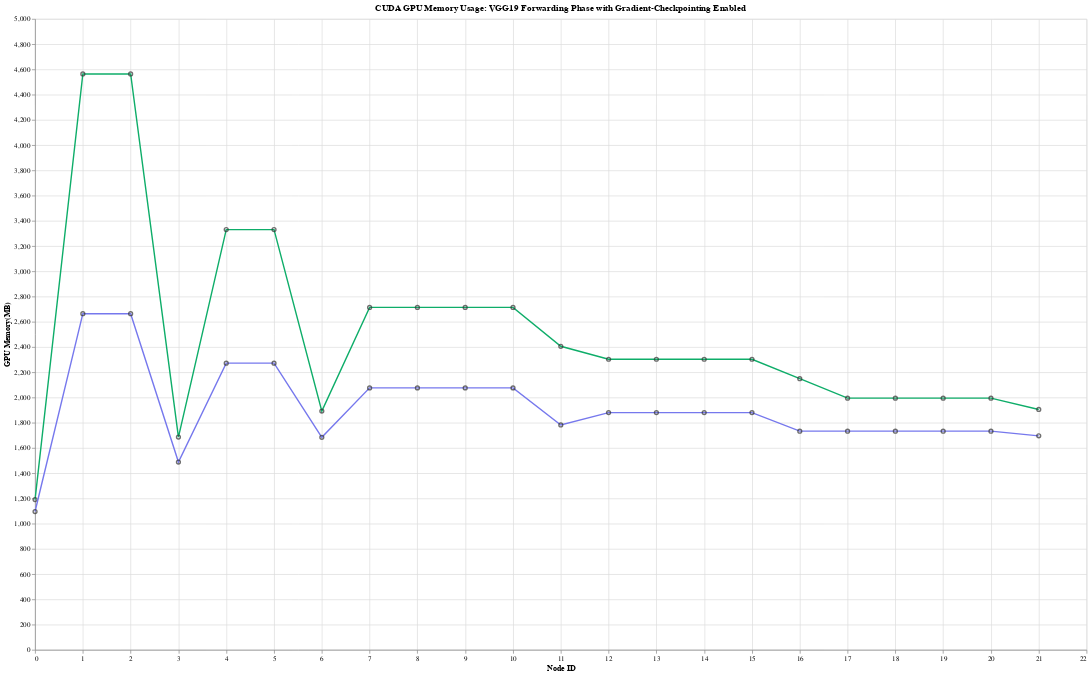

Here is the notebook cell this chart was saved with:
### Code cell
import altair as alt
import pandas as pd


total = [
    {"node_id": 0, "gpu_mem_mb": 1738.69}, # before forwarding.
    {"node_id": 1, "gpu_mem_mb": 6755.65},
    {"node_id": 2, "gpu_mem_mb": 10043.98},
    {"node_id": 3, "gpu_mem_mb": 9632.94},
    {"node_id": 4, "gpu_mem_mb": 12099.19},
    {"node_id": 5, "gpu_mem_mb": 13743.36},
    {"node_id": 6, "gpu_mem_mb": 13537.84},
    {"node_id": 7, "gpu_mem_mb": 14770.97},
    {"node_id": 8, "gpu_mem_mb": 15593.05},
    {"node_id": 9, "gpu_mem_mb": 16415.14},
    {"node_id":10, "gpu_mem_mb": 17237.22},
    {"node_id":11, "gpu_mem_mb": 17134.46},
    {"node_id":12, "gpu_mem_mb": 17751.03},
    {"node_id":13, "gpu_mem_mb": 18162.08},
    {"node_id":14, "gpu_mem_mb": 18573.12},
    {"node_id":15, "gpu_mem_mb": 18984.17},
    {"node_id":16, "gpu_mem_mb": 18932.79},
    {"node_id":17, "gpu_mem_mb": 19086.93},
    {"node_id":18, "gpu_mem_mb": 19189.70},
    {"node_id":19, "gpu_mem_mb": 19292.46},
    {"node_id":20, "gpu_mem_mb": 19395.23},
    {"node_id":21, "gpu_mem_mb": 19382.38},
]

algo_predict = [
    {"node_id": 0, "gpu_mem_mb": 548+548 }, # before forwarding.
    {"node_id": 1, "gpu_mem_mb": 548+548+1568 },
    {"node_id": 2, "gpu_mem_mb": 548+548+1568 },
    {"node_id": 3, "gpu_mem_mb": 548+548+392 }, # pivot 1
    {"node_id": 4, "gpu_mem_mb": 548+548+(392)+784 },
    {"node_id": 5, "gpu_mem_mb": 548+548+(392)+784 },
    {"node_id": 6, "gpu_mem_mb": 548+548+(392)+196 }, # pivot 2
    {"node_id": 7, "gpu_mem_mb": 548+548+(392)+(196)+392 },
    {"node_id": 8, "gpu_mem_mb": 548+548+(392)+(196)+392 },
    {"node_id": 9, "gpu_mem_mb": 548+548+(392)+(196)+392 },
    {"node_id":10, "gpu_mem_mb": 548+548+(392)+(196)+392 },
    {"node_id":11, "gpu_mem_mb": 548+548+(392)+(196)+98 },
    {"node_id":12, "gpu_mem_mb": 548+548+(392)+(196)+196 },
    {"node_id":13, "gpu_mem_mb": 548+548+(392)+(196)+196 },
    {"node_id":14, "gpu_mem_mb": 548+548+(392)+(196)+196 },
    {"node_id":15, "gpu_mem_mb": 548+548+(392)+(196)+196 },
    {"node_id":16, "gpu_mem_mb": 548+548+(392)+(196)+49 },
    {"node_id":17, "gpu_mem_mb": 548+548+(392)+(196)+49 },
    {"node_id":18, "gpu_mem_mb": 548+548+(392)+(196)+49 },
    {"node_id":19, "gpu_mem_mb": 548+548+(392)+(196)+49 },
    {"node_id":20, "gpu_mem_mb": 548+548+(392)+(196)+49 },
    {"node_id":21, "gpu_mem_mb": 548+548+(392)+(196)+12 },
]

total_cp_algo = [
    {"node_id": 0, "gpu_mem_mb": 1738.81-548}, # before forwarding.
    {"node_id": 1, "gpu_mem_mb": 5111.61-548},
    {"node_id": 2, "gpu_mem_mb": 5111.61-548},
    {"node_id": 3, "gpu_mem_mb": 2234.32-548},
    {"node_id": 4, "gpu_mem_mb": 3878.48-548},
    {"node_id": 5, "gpu_mem_mb": 3878.48-548},
    {"node_id": 6, "gpu_mem_mb": 2439.84-548},
    {"node_id": 7, "gpu_mem_mb": 3261.92-548},
    {"node_id": 8, "gpu_mem_mb": 3261.92-548},
    {"node_id": 9, "gpu_mem_mb": 3261.92-548},
    {"node_id":10, "gpu_mem_mb": 3261.92-548},
    {"node_id":11, "gpu_mem_mb": 2953.64-548},
    {"node_id":12, "gpu_mem_mb": 2850.88-548},
    {"node_id":13, "gpu_mem_mb": 2850.88-548},
    {"node_id":14, "gpu_mem_mb": 2850.88-548},
    {"node_id":15, "gpu_mem_mb": 2850.88-548},
    {"node_id":16, "gpu_mem_mb": 2696.74-548},
    {"node_id":17, "gpu_mem_mb": 2542.60-548},
    {"node_id":18, "gpu_mem_mb": 2542.60-548},
    {"node_id":19, "gpu_mem_mb": 2542.60-548},
    {"node_id":20, "gpu_mem_mb": 2542.60-548},
    {"node_id":21, "gpu_mem_mb": 2452.68-548},
]

total_cp_na = [
    {"node_id": 0, "gpu_mem_mb": 1681.824218}, # before forwarding.
    {"node_id": 1, "gpu_mem_mb": 5111.09},
    {"node_id": 2, "gpu_mem_mb": 3466.92},
    {"node_id": 3, "gpu_mem_mb": 3877.96},
    {"node_id": 4, "gpu_mem_mb": 5111.09},
    {"node_id": 5, "gpu_mem_mb": 4289.00},
    {"node_id": 6, "gpu_mem_mb": 4494.52},
    {"node_id": 7, "gpu_mem_mb": 5111.09},
    {"node_id": 8, "gpu_mem_mb": 4700.04},
    {"node_id": 9, "gpu_mem_mb": 5522.13},
    {"node_id":10, "gpu_mem_mb": 5522.13},
    {"node_id":11, "gpu_mem_mb": 4802.80},
    {"node_id":12, "gpu_mem_mb": 5213.85},
    {"node_id":13, "gpu_mem_mb": 5008.33},
    {"node_id":14, "gpu_mem_mb": 5419.37},
    {"node_id":15, "gpu_mem_mb": 5419.37},
    {"node_id":16, "gpu_mem_mb": 5059.71},
    {"node_id":17, "gpu_mem_mb": 5162.47},
    {"node_id":18, "gpu_mem_mb": 5111.09},
    {"node_id":19, "gpu_mem_mb": 5213.85},
    {"node_id":20, "gpu_mem_mb": 5213.85},
    {"node_id":21, "gpu_mem_mb": 5124.32},
]

# Prediction by algo.
# [1568, 1568, 392.0,
#  784.0, 784.0, 196.0,
#  392.0, 392.0, 392.0, 392.0,
#  98.0, 196.0, 196.0, 196.0, 196.0,
#  49.0, 49.0, 49.0, 49.0, 49.0, 12.0]
# + weight_all.
# 547.990966796875 MB = 76.365966796875 MB (conv) + ? MB (classifier)
# pytorch_memlab:
# Used Memory: 548.05M  Total Tensors: 143667240        

df_total = pd.DataFrame(total)
df_total_cp_algo = pd.DataFrame(total_cp_algo)
df_total_cp_na = pd.DataFrame(total_cp_na)
df_algo_predict = pd.DataFrame(algo_predict)
# df_activation = pd.DataFrame(activation)

l_total = alt.Chart(df_total).mark_line(color="#7d8597").transform_fold(
    ['gpu_mem_mb']
).encode(
    alt.X("node_id", axis=alt.Axis(tickMinStep=1)).title("Node ID"),
    alt.Y("gpu_mem_mb", axis=alt.Axis(tickMinStep=100)).title("GPU Memory(MB)"),
)


l_total_cp_algo = alt.Chart(df_total_cp_algo).mark_line(color="#0ead69").transform_fold(
    ['gpu_mem_mb']
).encode(
    alt.X("node_id", axis=alt.Axis(tickMinStep=1)).title("Node ID"),
    alt.Y("gpu_mem_mb", axis=alt.Axis(tickMinStep=100)).title("GPU Memory(MB)"),
)


l_total_cp_na = alt.Chart(df_total_cp_na).mark_line(color="#7678ed").transform_fold(
    ['gpu_mem_mb']
).encode(
    alt.X("node_id", axis=alt.Axis(tickMinStep=1)).title("Node ID"),
    alt.Y("gpu_mem_mb", axis=alt.Axis(tickMinStep=100)).title("GPU Memory(MB)"),
)


l_algo_predict = alt.Chart(df_algo_predict).mark_line(color="#7678ed").transform_fold(
    ['gpu_mem_mb']
).encode(
    alt.X("node_id", axis=alt.Axis(tickMinStep=1)).title("Node ID"),
    alt.Y("gpu_mem_mb", axis=alt.Axis(tickMinStep=100)).title("GPU Memory(MB)"),
)

# y_segment_cost = (
#     alt.Chart().mark_rule(strokeDash=[12, 6], size=2).encode(y=alt.datum(822))
# )

# bar = line.mark_bar()
point_total = l_total.mark_point(color="#333")
point_total_cp_algo = l_total_cp_algo.mark_point(color="#333")
point_total_cp_na = l_total_cp_na.mark_point(color="#333")
point_algo_predict = l_algo_predict.mark_point(color="#333")

(l_total_cp_algo + point_total_cp_algo
 # + l_total_cp_na + point_total_cp_na
 # + l_total + point_total
 + l_algo_predict + point_algo_predict
).transform_fold(
    ['gpu_mem_mb'],
).properties(
    title="CUDA GPU Memory Usage: VGG19 Forwarding Phase with Gradient-Checkpointing Enabled",
    width=1500,
    height=900
)

### Figure 1 — Vega-Lite specification as saved in the notebook (floating-point values rounded to 4 significant figures)
{"config": {"view": {"continuousWidth": 300, "continuousHeight": 300}}, "layer": [{"mark": {"type": "line", "color": "#0ead69"}, "encoding": {"x": {"axis": {"tickMinStep": 1}, "field": "node_id", "title": "Node ID", "type": "quantitative"}, "y": {"axis": {"tickMinStep": 100}, "field": "gpu_mem_mb", "title": "GPU Memory(MB)", "type": "quantitative"}}, "transform": [{"fold": ["gpu_mem_mb"]}]}, {"mark": {"type": "point", "color": "#333"}, "encoding": {"x": {"axis": {"tickMinStep": 1}, "field": "node_id", "title": "Node ID", "type": "quantitative"}, "y": {"axis": {"tickMinStep": 100}, "field": "gpu_mem_mb", "title": "GPU Memory(MB)", "type": "quantitative"}}, "transform": [{"fold": ["gpu_mem_mb"]}]}, {"data": {"name": "data-43088d309bbd52d25db51f30f1a97a32"}, "mark": {"type": "line", "color": "#7678ed"}, "encoding": {"x": {"axis": {"tickMinStep": 1}, "field": "node_id", "title": "Node ID", "type": "quantitative"}, "y": {"axis": {"tickMinStep": 100}, "field": "gpu_mem_mb", "title": "GPU Memory(MB)", "type": "quantitative"}}, "transform": [{"fold": ["gpu_mem_mb"]}]}, {"data": {"name": "data-43088d309bbd52d25db51f30f1a97a32"}, "mark": {"type": "point", "color": "#333"}, "encoding": {"x": {"axis": {"tickMinStep": 1}, "field": "node_id", "title": "Node ID", "type": "quantitative"}, "y": {"axis": {"tickMinStep": 100}, "field": "gpu_mem_mb", "title": "GPU Memory(MB)", "type": "quantitative"}}, "transform": [{"fold": ["gpu_mem_mb"]}]}], "data": {"name": "data-44fc900532c920d850e46bccf3f422d5"}, "height": 900, "title": "CUDA GPU Memory Usage: VGG19 Forwarding Phase with Gradient-Checkpointing Enabled", "transform": [{"fold": ["gpu_mem_mb"]}], "width": 1500, "$schema": "https://vega.github.io/schema/vega-lite/v5.6.1.json", "datasets": {"data-44fc900532c920d850e46bccf3f422d5": [{"node_id": 0, "gpu_mem_mb": 1191.0}, {"node_id": 1, "gpu_mem_mb": 4564.0}, {"node_id": 2, "gpu_mem_mb": 4564.0}, {"node_id": 3, "gpu_mem_mb": 1686.0}, {"node_id": 4, "gpu_mem_mb": 3330.0}, {"node_id": 5, "gpu_mem_mb": 3330.0}, {"node_id": 6, "gpu_mem_mb": 1892.0}, {"node_id": 7, "gpu_mem_mb": 2714.0}, {"node_id": 8, "gpu_mem_mb": 2714.0}, {"node_id": 9, "gpu_mem_mb": 2714.0}, {"node_id": 10, "gpu_mem_mb": 2714.0}, {"node_id": 11, "gpu_mem_mb": 2406.0}, {"node_id": 12, "gpu_mem_mb": 2303.0}, {"node_id": 13, "gpu_mem_mb": 2303.0}, {"node_id": 14, "gpu_mem_mb": 2303.0}, {"node_id": 15, "gpu_mem_mb": 2303.0}, {"node_id": 16, "gpu_mem_mb": 2149.0}, {"node_id": 17, "gpu_mem_mb": 1995.0}, {"node_id": 18, "gpu_mem_mb": 1995.0}, {"node_id": 19, "gpu_mem_mb": 1995.0}, {"node_id": 20, "gpu_mem_mb": 1995.0}, {"node_id": 21, "gpu_mem_mb": 1905.0}], "data-43088d309bbd52d25db51f30f1a97a32": [{"node_id": 0, "gpu_mem_mb": 1096}, {"node_id": 1, "gpu_mem_mb": 2664}, {"node_id": 2, "gpu_mem_mb": 2664}, {"node_id": 3, "gpu_mem_mb": 1488}, {"node_id": 4, "gpu_mem_mb": 2272}, {"node_id": 5, "gpu_mem_mb": 2272}, {"node_id": 6, "gpu_mem_mb": 1684}, {"node_id": 7, "gpu_mem_mb": 2076}, {"node_id": 8, "gpu_mem_mb": 2076}, {"node_id": 9, "gpu_mem_mb": 2076}, {"node_id": 10, "gpu_mem_mb": 2076}, {"node_id": 11, "gpu_mem_mb": 1782}, {"node_id": 12, "gpu_mem_mb": 1880}, {"node_id": 13, "gpu_mem_mb": 1880}, {"node_id": 14, "gpu_mem_mb": 1880}, {"node_id": 15, "gpu_mem_mb": 1880}, {"node_id": 16, "gpu_mem_mb": 1733}, {"node_id": 17, "gpu_mem_mb": 1733}, {"node_id": 18, "gpu_mem_mb": 1733}, {"node_id": 19, "gpu_mem_mb": 1733}, {"node_id": 20, "gpu_mem_mb": 1733}, {"node_id": 21, "gpu_mem_mb": 1696}]}}
